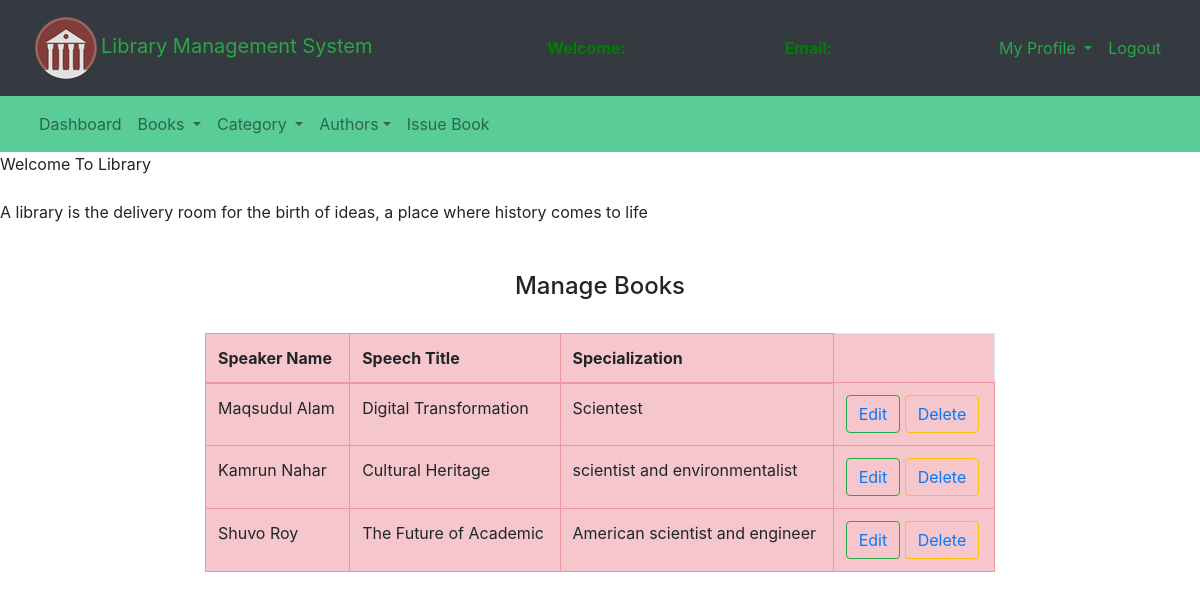
/librarians/manage_speaker.php, run on the app's committed database.
### tables this page shows
CREATE TABLE `speaker` (
  `id` int(11) NOT NULL,
  `name` varchar(150) NOT NULL,
  `sp_image` varchar(400) NOT NULL,
  `speech_title` varchar(50) DEFAULT NULL,
  `summary` varchar(200) DEFAULT NULL,
  `specialization` varchar(50) DEFAULT NULL,
  `s_id` int(11) DEFAULT NULL,
  `branch_id` int(11) DEFAULT NULL
);

### librarians/manage_speaker.php (the view, shortened to what this page needs)
<!DOCTYPE html>
<html lang="en">
<head>
    <link rel="stylesheet" type="text/css" href="../bootstrap-4.4.1/css/bootstrap.min.css">
</head>
<body>
    <nav class="navbar navbar-expand-lg navbar-dark bg-dark">
        <div class="container-fluid">
            <div class="navbar-header">
			<a class="navbar-brand text-success" href="librarians_dashboard.php"><img class="logo"src="logo.png">Library Management System  </a>
            </div>
            <font style="color:green"><span><strong>Welcome: <?php echo $_SESSION['name'];?></strong></span></font>
			<font style="color:green"><span><strong>Email: <?php echo $_SESSION['email'];?></strong></font>
            <ul class="nav navbar-nav navbar-right">
            <ul class="nav navbar-nav navbar-right">
		      <li class="nav-item dropdown">
	        	<a class="nav-link dropdown-toggle text-success" data-toggle="dropdown">My Profile </a>
		      </li>
		      <li class="nav-item">
		        <a class="nav-link text-success" href="logout.php">Logout</a>
		      </li>
		    </ul>
            </ul>
        </div>
    </nav>
	<nav class="navbar navbar-expand-lg navbar-light" style="background-color: #5ACC97">
		<div class="container-fluid">
		    <ul class="nav navbar-nav navbar-center">
		      <li class="nav-item">
		        <a class="nav-link" href="librarians_dashboard.php">Dashboard</a>
		      </li>
		      <li class="nav-item dropdown">
	        	<a class="nav-link dropdown-toggle" data-toggle="dropdown">Books </a>
		      </li>
		      <li class="nav-item dropdown">
	        	<a class="nav-link dropdown-toggle" data-toggle="dropdown">Category </a>
		      </li>
		      <li class="nav-item dropdown">
	        	<a class="nav-link dropdown-toggle" data-toggle="dropdown">Authors</a>
		      </li>
	          <li class="nav-item">
		        <a class="nav-link" href="issue_book.php">Issue Book</a>
		      </li>
		    </ul>
		</div>
	</nav>
	<span><marquee direction="left" bgcolor="pink" text-success>Welcome To Library </marquee></span><br>
	<span><marquee direction="right" bgcolor="yellow" text-success>A library is the delivery room for the birth of ideas, a place where history comes to life</marquee></span><br><br>
    <center><h4>Manage Books</h4><br></center>
		<div class="row">
			<div class="col-md-2"></div>
			<div class="col-md-8">
				<table class="table table-bordered table-danger table-hover">
					<thead>
						<tr>
                        <th>Speaker Name</th>
                        <th>Speech Title</th>
                        <th>Specialization</th>
						</tr>
					</thead>
                    <?php
						$connection = mysqli_connect("localhost","root","");
						$query = "select * from speaker";
						$query_run = mysqli_query($connection,$query);
						while ($row = mysqli_fetch_assoc($query_run)){
							?>
							<tr>
								<td><?php echo $row['name'];?></td>
								<td><?php echo $row['speech_title'];?></td>
								<td><?php echo $row['specialization'];?></td>
                                <td><button class="btn btn-outline-success" name=""><a href="edit_s.php?bn=<?php echo $row['book_isbn'];?>">Edit</a></button>
								<button class="btn btn-outline-warning" name=""><a href="delete_s.php?bn=<?php echo $row['book_isbn'];?>">Delete</a></button></td>
							</tr>
							<?php
						}
					?>
				</table>
			</div>
		</div>
</body>
</html>

### librarians/manage_speaker.php (style rules this page uses)
li::marker { color: red; }

### data on the page
speaker: name "Maqsudul Alam", speech_title "Digital Transformation", specialization "Scientest"
speaker: name "Kamrun Nahar", speech_title "Cultural Heritage", specialization "scientist and environmentalist"
speaker: name "Shuvo Roy", speech_title "The Future of Academic", specialization "American scientist and engineer"
